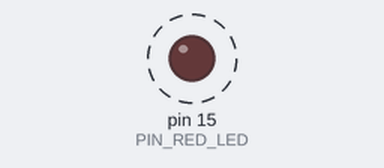
Bench run of a sketch on a simulated Arduino Uno, built with avr-gcc and run on an emulated ATmega328P. Parts: output pins drawn as LEDs (lit = HIGH). Dashed ring = blinking.

Above: at 0.06 s.
Timing chart, 0 to 3.0 s (numbered marks = the images above):
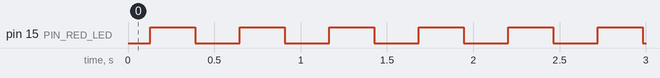

Measured:
- by itself, pin 15 (PIN_RED_LED): alternates HIGH for 0.26 s and LOW for 0.26 s

The sketch:

breathing-led.ino
```cpp
#define PIN_RED_LED 15

void setup() {
  pinMode(PIN_RED_LED, OUTPUT);
}

void loop() {
  // the range of 0-255 represents the duty cycle from 0-100%
  for (int i = 0; i < 255; i++) {
    analogWrite(PIN_RED_LED, i); // gradulaly turn on the led
    delay(1); // the higher the value, the slower the duty cycle and viceversa
  }
  for (int i = 255; i > -1; i--) {
    analogWrite(PIN_RED_LED, i); // gradulaly turn off the led
    delay(1);
  }
}
```
